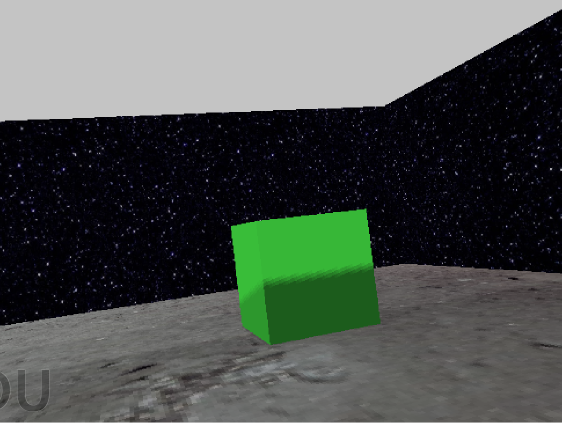
#> input picture Vision/Simulation images/s_image_001.PNG, 1124 x 846 px (shown at 1/2 size)
$ python -i cv_vision.py   (imports and definitions only)
#> lines starting #> are read from the running program, lines starting #| are printed output that depends on the picture; after the words box and inside, x2 and y2 are one past the last pixel; in counts of white or black regions, pixels touching at a corner belong together
#> further down, picture is the input picture: shape (846, 1124, 3); mean B, G, R 79.4, 84, 77.7
from picamera.array import PiRGBArray
from picamera import PiCamera
import numpy as np
import time
import cv2

# Initialse variables
# HSV colour thresholds
HSV_thresh = np.array([[[88, 36, 0], [117, 255, 255]], [[35, 35, 25],
    [75, 255, 255]], [[15, 20, 90], [39, 255, 255]], [[104, 77, 48], [122, 255, 255]]])
# Set morphology kernel size for image filtering
kernel = np.ones((5, 5))
# Initiate counter to only show every 10th computation
image_cnt = 0
# Define obstacle size, label, and colour
OBS_size = [0.075, 0.69, 0.56, 0.044]   # size of obstacles in m
OBS_type = ["ROC", "SAT", "LAND", "SAMP"]
OBS_col = [[255, 127, 0], [0, 255, 0], [0, 255, 255], [0, 127, 255]]
# Set camera image frame
IMG_X = 320
IMG_Y = 240
# Calculate pixel focal width
KNOWN_PIXEL_WIDTH = 92  # Pixels
KNOWN_DIST = 0.20         # m
KNOWN_WIDTH = 0.069       # m
FOCAL_PIX = (KNOWN_PIXEL_WIDTH * KNOWN_DIST)/KNOWN_WIDTH

# Initialise camera setup
# [1 line that did not run here, left out]
# [1 line that did not run here, left out]
# [1 line that did not run here, left out]
# [1 line that did not run here, left out]
# Allow time for the camera to warmup
# [1 line not run here, left out]

# Image crop to decrease image processing time


def crop_image(image):
    crop_img = image[int(image.shape[0]*0.25):image.shape[0]]
    return crop_img

# HSV colour threshold filter


def mask_obs(image):
    # Convert BGR to HSV image
    HSV_bgy = cv2.cvtColor(image, cv2.COLOR_BGR2HSV)
#> HSV_bgy: shape (846, 1124, 3); mean H, S, V 63.8, 97.5, 87.2
    # Convert RGB to HSV image
    HSV_o = cv2.cvtColor(image, cv2.COLOR_RGB2HSV)
#> HSV_o: shape (846, 1124, 3); mean H, S, V 72.7, 97.5, 87.2
    masks_HSV = []
    # Apply mask for HSV range
    for indx, thresh in enumerate(HSV_thresh):
        # Blue Green and Yellow threshold and filter
        if indx < 3:
            HSV_tempmask = cv2.inRange(HSV_bgy, thresh[0], thresh[1])
            HSV_sum = np.sum(HSV_tempmask)
            if HSV_sum == 0:
                masks_HSV.append(HSV_tempmask)
            else:
                masks_HSV.append(HSV_filter(HSV_tempmask))
        # Orange threshold and filter
        else:
            HSV_tempmask = cv2.inRange(HSV_o, thresh[0], thresh[1])
            HSV_sum = np.sum(HSV_tempmask)
            if HSV_sum == 0:
                masks_HSV.append(HSV_tempmask)
            else:
                masks_HSV.append(HSV_filter(HSV_tempmask))
#> this loop made 4 passes
#> HSV_sum on passes 1 to 4: 2718300, 16616565, 38760, 0
#> pass 1, in mask_obs, `HSV_tempmask = cv2.inRange(HSV_bgy, thresh[0], thresh[1])`:
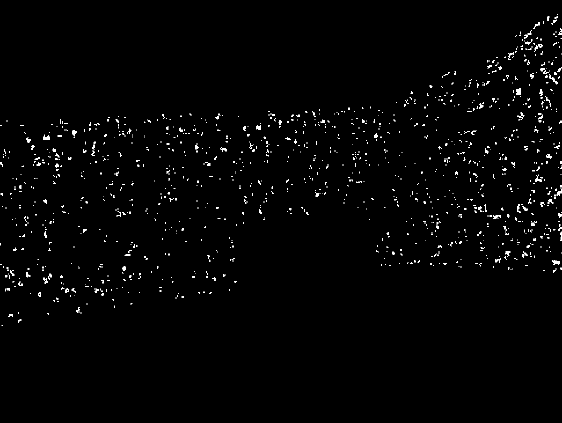
#> HSV_tempmask: shape (846, 1124) (shown at 1/2 size); 1.1% white in thin lines or dots, all inside (x1, y1, x2, y2) = (0, 28, 1124, 651)
#> pass 1, in HSV_filter, `mask = cv2.morphologyEx(image, cv2.MORPH_OPEN, kernel)`:
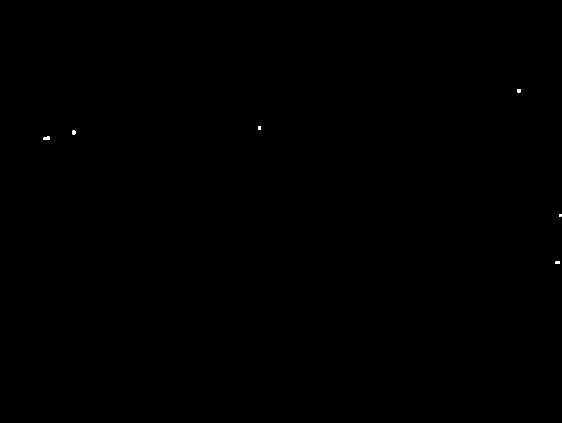
#> mask: shape (846, 1124) (shown at 1/2 size); 0.03% white; 6 white regions, box (x1, y1, x2, y2) and area: (87, 273, 99, 280) 70, (145, 261, 152, 269) 52, (1111, 523, 1120, 528) 45, (1035, 178, 1041, 185) 42, (516, 253, 522, 259) 36, (1118, 428, 1123, 433) 25
#> pass 2, in mask_obs, `HSV_tempmask = cv2.inRange(HSV_bgy, thresh[0], thresh[1])`:
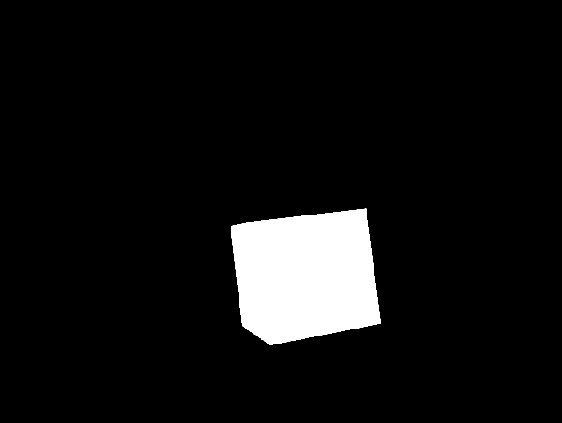
#> HSV_tempmask: shape (846, 1124) (shown at 1/2 size); 6.9% white; 1 white region, box (x1, y1, x2, y2) and area: (462, 417, 761, 690) 65163
#> after the loop: HSV_tempmask: shape (846, 1124); every value is 0
#> after the loop, masks_HSV = 4 items
    return masks_HSV

# Filters HSV image to remove noise


def HSV_filter(image):
    # Opening - Erosion followed by dilation
    mask = cv2.morphologyEx(image, cv2.MORPH_OPEN, kernel)
    # mask = cv2.morphologyEx(image, cv2.MORPH_CLOSE, kernel)
    mask = cv2.erode(mask, None, iterations=1)
    # Applying dilation a second time removes noise
    mask = cv2.dilate(mask, None, iterations=1)
    return mask

# Define obstacles


# [89 lines left out: functions detect_obs, current_observation, not called in this run]

# Process frame from PiCamera
# for frame in camera.capture_continuous(rawCapture, format="bgr", use_video_port=True):
#     # Initiate timer for vision
#     now = time.time()

#     # Grab frame
#     image = frame.array

#     # Crop image
#     image = crop_image(image)
#     cv2.imshow("Original Frame", image)

#     # Apply HSV threshold to frame
#     hsv_masks = mask_obs(image)
#     # Output mask for checking
#     for indx,mask in enumerate(hsv_masks):
#         cv2.imshow(OBS_type[indx], mask)

#     # Determine distance, angle ID and type
#     new_obs = detect_obs(hsv_masks)

#     # Calculate time elapsed
#     elapsed = time.time() - now
#     rate = 1.0 / elapsed
#     print("Processing Rate:{}.".format(rate))
#     # Show the frame every 10th iteration
#     image_cnt += 1
#     if image_cnt == 10:
#         # Combine masks and apply to frame
#         mask = hsv_masks[0]|hsv_masks[1]|hsv_masks[2]|hsv_masks[3]
#         obs_image = cv2.bitwise_and(image, image, mask=mask)
#         for i, obs in enumerate(new_obs):
#             # Draw rectangle
#             cv2.rectangle(obs_image, (int(new_obs[i][5][0]), int(new_obs[i][5][1])),\
#             (int(new_obs[i][5][0] + new_obs[i][5][2]), int(new_obs[i][5][1] +\
#             new_obs[i][5][3])), OBS_col[new_obs[i][0]], 1)
#             # Draw shape type
#             cv2.putText(obs_image, new_obs[i][1], (int(new_obs[i][5][0]),\
#             int(new_obs[i][5][1] + new_obs[i][5][3]) + 13), cv2.FONT_HERSHEY_SIMPLEX, 0.5, OBS_col[new_obs[i][0]],1)
#             # Draw distance in cm
#             cv2.putText(obs_image, "{:.1f}".format(new_obs[i][3]), (int(new_obs[i][5][0]),\
#             int(new_obs[i][5][1] + new_obs[i][5][3]) + 26), cv2.FONT_HERSHEY_SIMPLEX, 0.5, OBS_col[new_obs[i][0]],1)
#             # Draw angle in radians to obstacle from camera
#             cv2.putText(obs_image, "{:.1f}".format(np.degrees(new_obs[i][2])), (int(new_obs[i][5][0]),\
#             int(new_obs[i][5][1] + new_obs[i][5][3]) + 40), cv2.FONT_HERSHEY_SIMPLEX, 0.5, OBS_col[new_obs[i][0]],1)
#         cv2.imshow("Frame", obs_image)
#         image_cnt = 0

#     key = cv2.waitKey(1) & 0xFF
#     rawCapture.truncate(0)
#     # Termination by pressing 'q'
#     if key == ord("q"):
#         break
#     # Save image output by pressing 's'
#     elif key == ord("s"):
#         cv2.imwrite('mask.png',mask)
#         cv2.imwrite('image_frame.png',image)
#         cv2.imwrite('result.png',obs_image)

>>> import cv2
>>> picture = cv2.imread('../../Vision/Simulation images/s_image_001.PNG')
>>> result = mask_obs(picture)
#> result = 4 items

$ run again, on Vision/Simulation images/s_image_002.PNG
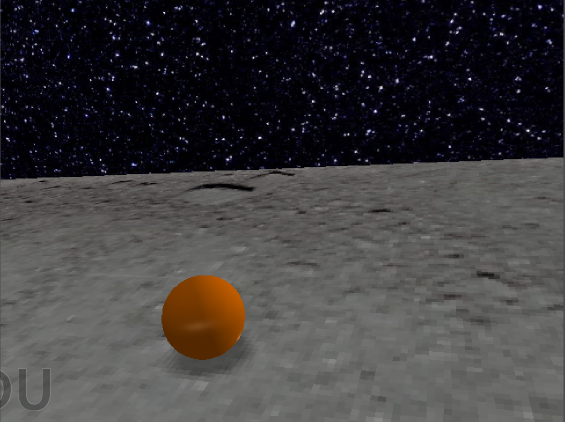
#> input picture Vision/Simulation images/s_image_002.PNG, 1129 x 843 px (shown at 1/2 size)
#> picture is the input picture: shape (843, 1129, 3); mean B, G, R 62, 60.5, 62.5
#> HSV_bgy: shape (843, 1129, 3); mean H, S, V 65.3, 89, 66
#> HSV_o: shape (843, 1129, 3); mean H, S, V 101.7, 89, 66
#> the loop in mask_obs, `for indx, thresh in enumerate(HSV_thresh):` made 4 passes
#> HSV_sum on passes 1 to 4: 4199340, 510, 622965, 5650035
#> pass 1, in mask_obs, `HSV_tempmask = cv2.inRange(HSV_bgy, thresh[0], thresh[1])`:
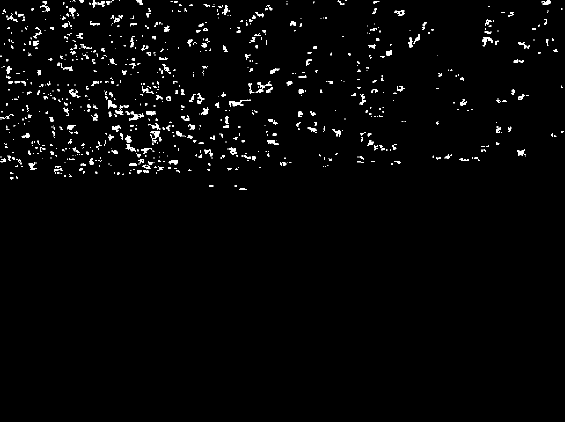
#> HSV_tempmask: shape (843, 1129) (shown at 1/2 size); 1.7% white; 817 white regions (558 under 20 px), largest, box (x1, y1, x2, y2) and area: (458, 199, 501, 213) 208, (513, 162, 543, 186) 177, (965, 74, 986, 93) 157
#> after the loop in mask_obs, `for indx, thresh in enumerate(HSV_thresh):`:
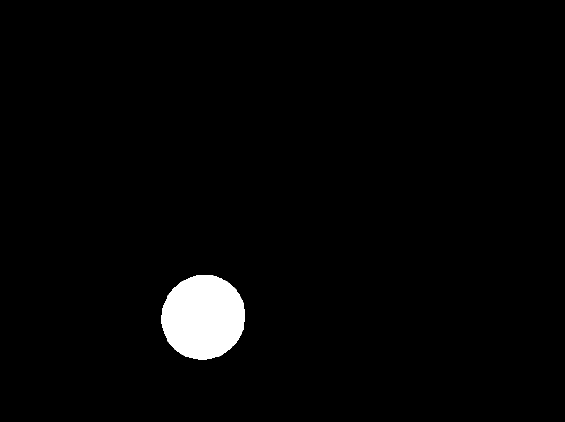
#> HSV_tempmask: shape (843, 1129) (shown at 1/2 size); 2.3% white; 1 white region, box (x1, y1, x2, y2) and area: (323, 551, 490, 720) 22157
#> after the loop in mask_obs, `for indx, thresh in enumerate(HSV_thresh):`: masks_HSV = 4 items

$ run again, on Vision/Simulation images/s_image_004.PNG
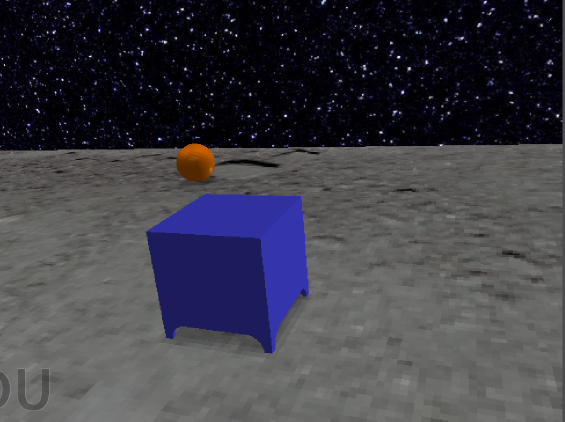
#> input picture Vision/Simulation images/s_image_004.PNG, 1129 x 843 px (shown at 1/2 size)
#> picture is the input picture: shape (843, 1129, 3); mean B, G, R 71, 61.8, 62.6
#> HSV_bgy: shape (843, 1129, 3); mean H, S, V 69.5, 88.6, 72.8
#> HSV_o: shape (843, 1129, 3); mean H, S, V 91.7, 88.6, 72.8
#> the loop in mask_obs, `for indx, thresh in enumerate(HSV_thresh):` made 4 passes
#> HSV_sum on passes 1 to 4: 3664860, 0, 114495, 1173255
#> pass 1, in mask_obs, `HSV_tempmask = cv2.inRange(HSV_bgy, thresh[0], thresh[1])`:
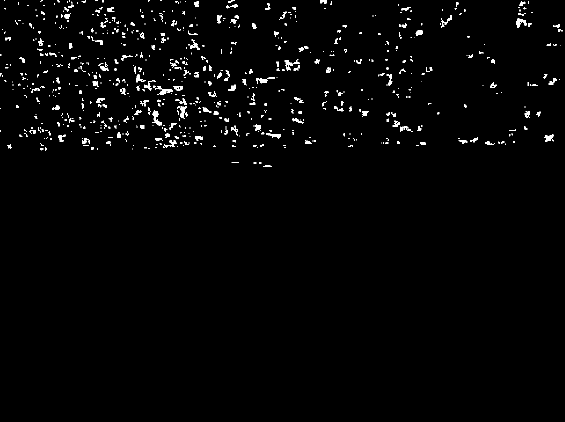
#> HSV_tempmask: shape (843, 1129) (shown at 1/2 size); 1.5% white; 735 white regions (517 under 20 px), largest, box (x1, y1, x2, y2) and area: (310, 172, 346, 190) 206, (1032, 37, 1053, 56) 194, (569, 118, 599, 142) 191
#> after the loop in mask_obs, `for indx, thresh in enumerate(HSV_thresh):`:
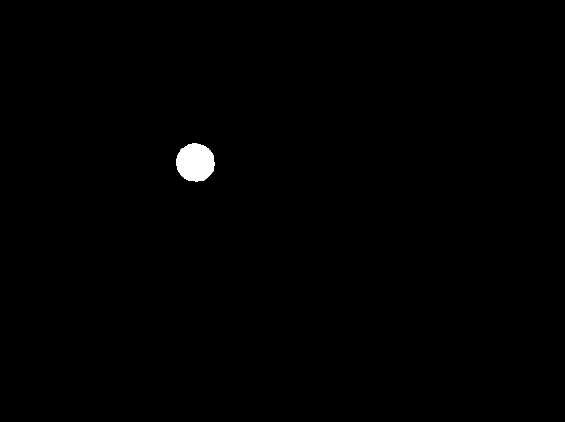
#> HSV_tempmask: shape (843, 1129) (shown at 1/2 size); 0.48% white; 1 white region, box (x1, y1, x2, y2) and area: (353, 287, 430, 364) 4601
#> after the loop in mask_obs, `for indx, thresh in enumerate(HSV_thresh):`: masks_HSV = 4 items
